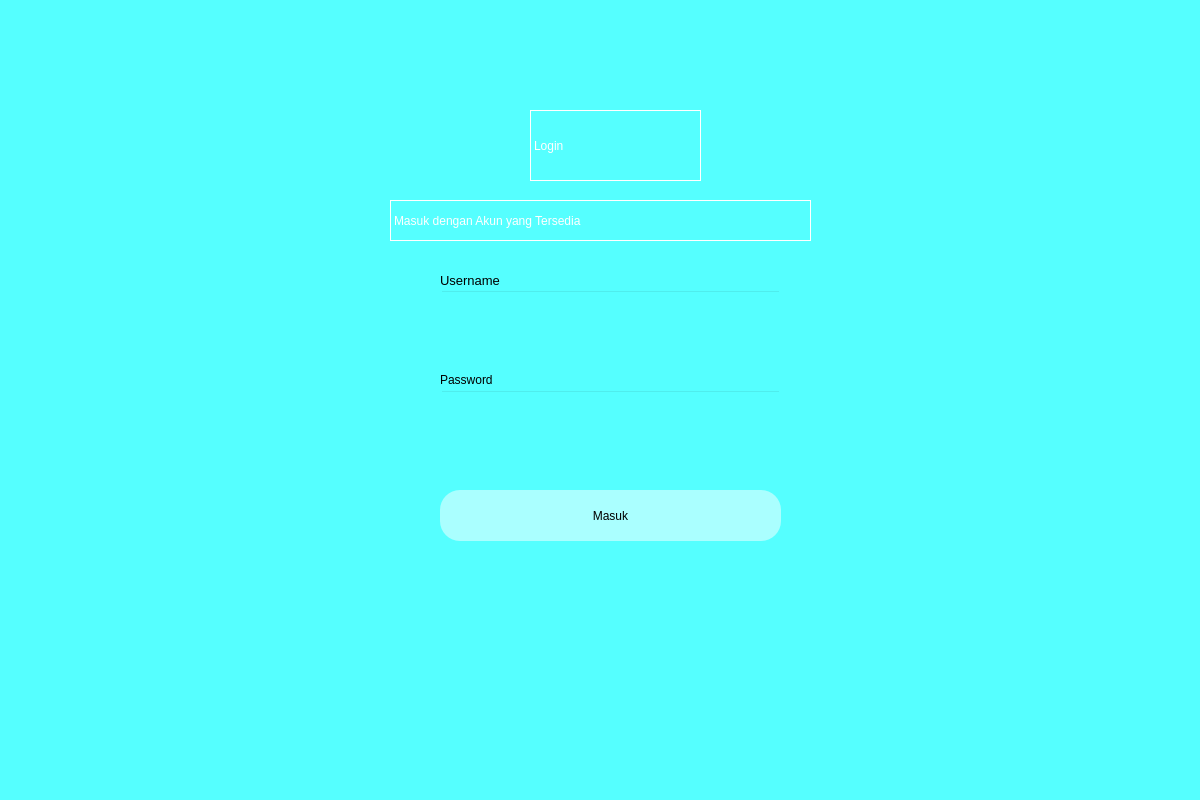
<?xml version="1.0" encoding="UTF-8"?>
<ui version="4.0">
 <class>Dialog</class>
 <widget class="QDialog" name="Dialog">
  <property name="geometry">
   <rect>
    <x>0</x>
    <y>0</y>
    <width>1200</width>
    <height>800</height>
   </rect>
  </property>
  <property name="windowTitle">
   <string>Dialog</string>
  </property>
  <widget class="QWidget" name="bgwidget" native="true">
   <property name="geometry">
    <rect>
     <x>0</x>
     <y>0</y>
     <width>1201</width>
     <height>801</height>
    </rect>
   </property>
   <property name="styleSheet">
    <string notr="true">background-color: rgb(85, 255, 255);</string>
   </property>
   <widget class="QLabel" name="label">
    <property name="geometry">
     <rect>
      <x>530</x>
      <y>110</y>
      <width>171</width>
      <height>71</height>
     </rect>
    </property>
    <property name="styleSheet">
     <string notr="true">font: 36pt &quot;MS Shell Dlg 2&quot;; color:rgb(255, 255, 255)</string>
    </property>
    <property name="frameShape">
     <enum>QFrame::Box</enum>
    </property>
    <property name="text">
     <string>Login</string>
    </property>
   </widget>
   <widget class="QLabel" name="label_2">
    <property name="geometry">
     <rect>
      <x>390</x>
      <y>200</y>
      <width>421</width>
      <height>41</height>
     </rect>
    </property>
    <property name="styleSheet">
     <string notr="true">font: 16pt &quot;MS Shell Dlg 2&quot;;color:rgb(255, 255, 255)</string>
    </property>
    <property name="frameShape">
     <enum>QFrame::Box</enum>
    </property>
    <property name="text">
     <string>Masuk dengan Akun yang Tersedia</string>
    </property>
   </widget>
   <widget class="QPushButton" name="login">
    <property name="geometry">
     <rect>
      <x>440</x>
      <y>490</y>
      <width>341</width>
      <height>51</height>
     </rect>
    </property>
    <property name="styleSheet">
     <string notr="true">border-radius:20px;
background-color: rgb(170, 255, 255);
font: 14pt &quot;MS Shell Dlg 2&quot;;</string>
    </property>
    <property name="text">
     <string>Masuk</string>
    </property>
   </widget>
   <widget class="QLineEdit" name="emailfield">
    <property name="geometry">
     <rect>
      <x>440</x>
      <y>290</y>
      <width>341</width>
      <height>51</height>
     </rect>
    </property>
    <property name="styleSheet">
     <string notr="true">background-color:rgba(0,0,0,0);
font: 12pt &quot;MS Shell Dlg 2&quot;;</string>
    </property>
   </widget>
   <widget class="QLineEdit" name="passwordfield">
    <property name="geometry">
     <rect>
      <x>440</x>
      <y>390</y>
      <width>341</width>
      <height>51</height>
     </rect>
    </property>
    <property name="styleSheet">
     <string notr="true">background-color:rgba(0,0,0,0);
font: 12pt &quot;MS Shell Dlg 2&quot;;</string>
    </property>
   </widget>
   <widget class="QLabel" name="label_3">
    <property name="geometry">
     <rect>
      <x>440</x>
      <y>270</y>
      <width>81</width>
      <height>20</height>
     </rect>
    </property>
    <property name="font">
     <font>
      <family>MS Shell Dlg 2</family>
      <pointsize>10</pointsize>
      <weight>50</weight>
      <italic>false</italic>
      <bold>false</bold>
     </font>
    </property>
    <property name="styleSheet">
     <string notr="true">font: 10pt &quot;MS Shell Dlg 2&quot;;</string>
    </property>
    <property name="text">
     <string>Username</string>
    </property>
   </widget>
   <widget class="QLabel" name="label_4">
    <property name="geometry">
     <rect>
      <x>440</x>
      <y>370</y>
      <width>81</width>
      <height>20</height>
     </rect>
    </property>
    <property name="styleSheet">
     <string notr="true">font: 10pt &quot;MS Shell Dlg 2&quot;;</string>
    </property>
    <property name="text">
     <string>Password</string>
    </property>
   </widget>
   <widget class="QLabel" name="error">
    <property name="geometry">
     <rect>
      <x>440</x>
      <y>456</y>
      <width>341</width>
      <height>20</height>
     </rect>
    </property>
    <property name="styleSheet">
     <string notr="true">font: 12pt &quot;MS Shell Dlg 2&quot;; color:red;</string>
    </property>
    <property name="text">
     <string/>
    </property>
   </widget>
  </widget>
 </widget>
 <resources/>
 <connections/>
</ui>
